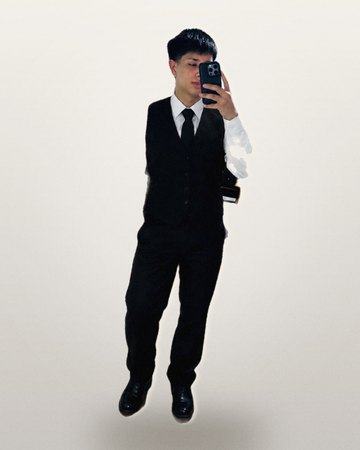
#> input picture arquitectura-agente-tienda/landing/img/look-trabajo-360.jpg, 360 x 450 px
$ python demo_tarjetas.py
#> lines starting #> are read from the running program, lines starting #| are printed output that depends on the picture
"""Comparación de las dos tarjetas con foto, al tamaño real (340×425)."""

import os

from PIL import Image, ImageDraw, ImageFont

BASE = os.path.normpath(os.path.join(os.path.dirname(os.path.abspath(__file__)), "..", "landing", "img"))
FONTS = r"C:\Windows\Fonts"


def fuente(nombre, size):
    p = os.path.join(FONTS, nombre)
    return ImageFont.truetype(p, size) if os.path.exists(p) else ImageFont.load_default()


F_TIT = fuente("segoeuib.ttf", 18)
F_LBL = fuente("segoeuib.ttf", 12)
F_MIN = fuente("segoeui.ttf", 11)

W, H = 340, 425
img = Image.new("RGB", (2 * W + 120, H + 130), "#FDF6F1")
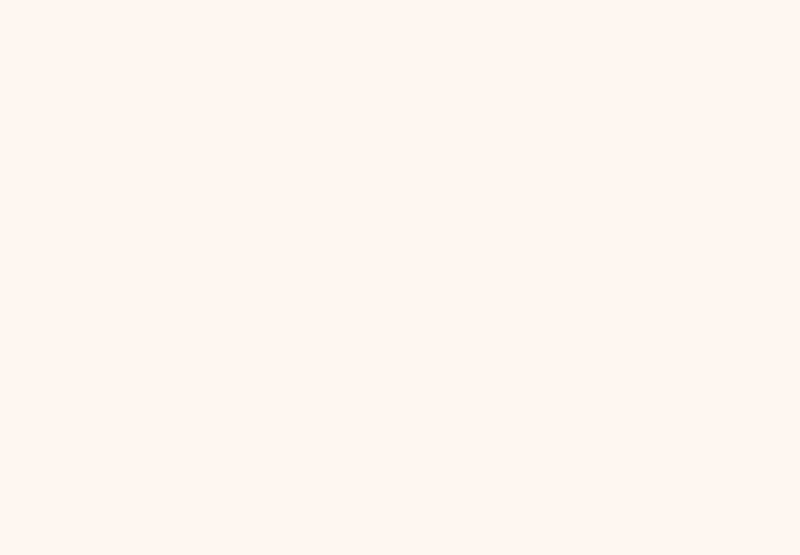
#> img: PIL image 800x555 RGB; mean R, G, B 253, 246, 241
d = ImageDraw.Draw(img)

d.text((24, 16), "LAS DOS TARJETAS CON FOTO · dos escenas, dos usos", font=F_TIT, fill="#1C1512")

for i, (archivo, titulo, nota) in enumerate([
    ("look-trabajo-360.jpg", "Para trabajar", "oficina, luz fría, cuerpo completo"),
    ("look-noche-360.jpg", "Para la noche", "café, luz cálida, tres cuartos"),
]):
    x = 24 + i * (W + 60)
    im = Image.open(os.path.join(BASE, archivo)).convert("RGB").resize((W, H), Image.LANCZOS)
    img.paste(im, (x, 58))
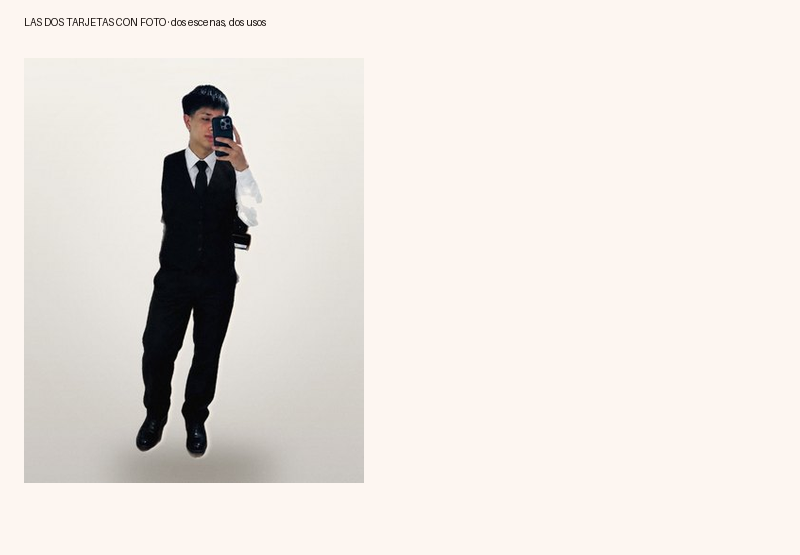
#> img: PIL image 800x555 RGB; mean R, G, B 232.7, 227, 222.2
    d.rectangle([x, 58, x + W, 58 + H], outline="#EBDCD1")
    d.text((x, 58 + H + 10), titulo, font=F_LBL, fill="#1C1512")
    d.text((x, 58 + H + 28), nota, font=F_MIN, fill="#6E625B")
#> pass 2 of the loop `for i, (archivo, titulo, nota) in enumerate([`:
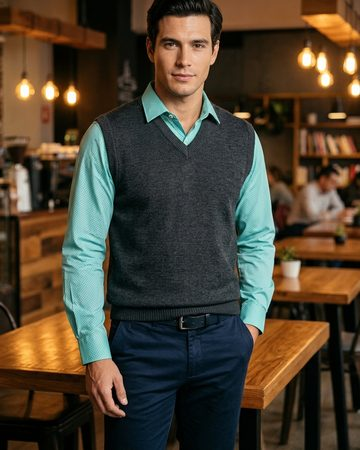
#> input picture arquitectura-agente-tienda/landing/img/look-noche-360.jpg, 360 x 450 px
#> `img.paste(im, (x, 58))`:
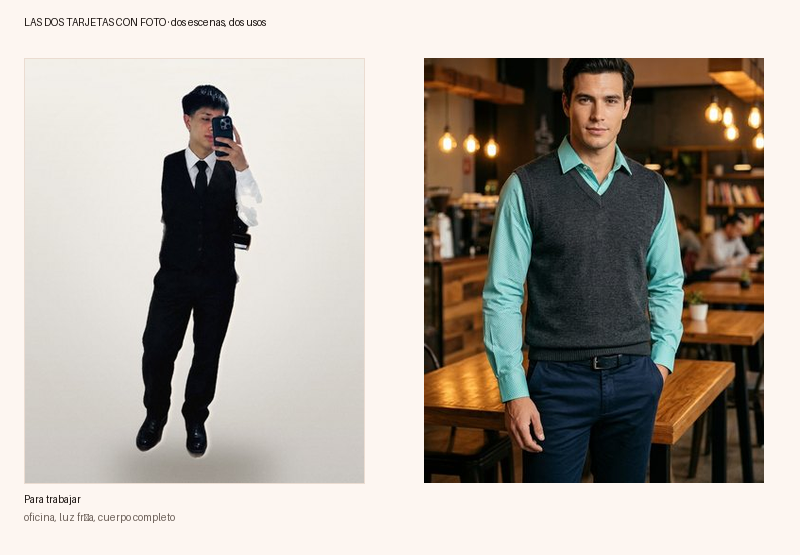
#> img: PIL image 800x555 RGB; mean R, G, B 175.3, 168.1, 159.7

salida = os.path.join(BASE, "..", "..", "paletas", "tarjetas-doble.png")
img.save(os.path.normpath(salida), "PNG")
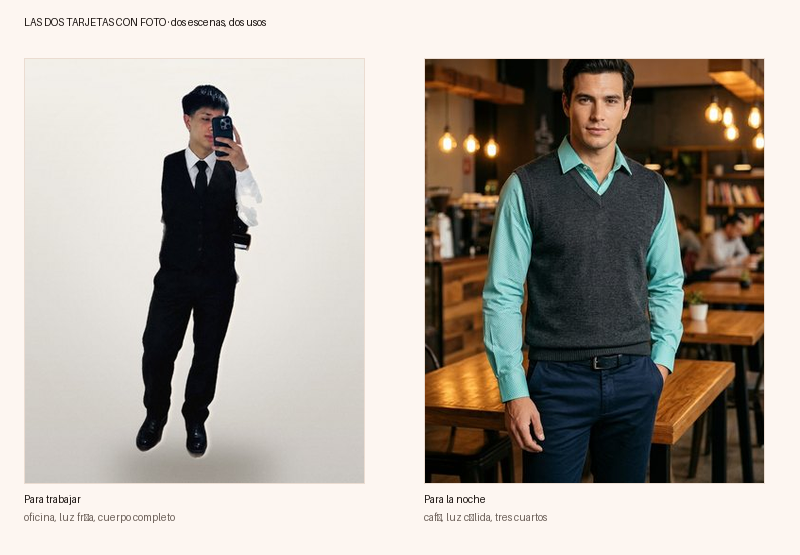
#> saved as tarjetas-doble.png: PIL image 800x555 RGB; mean R, G, B 175.3, 168.1, 159.8
print("ok", os.path.normpath(salida))
